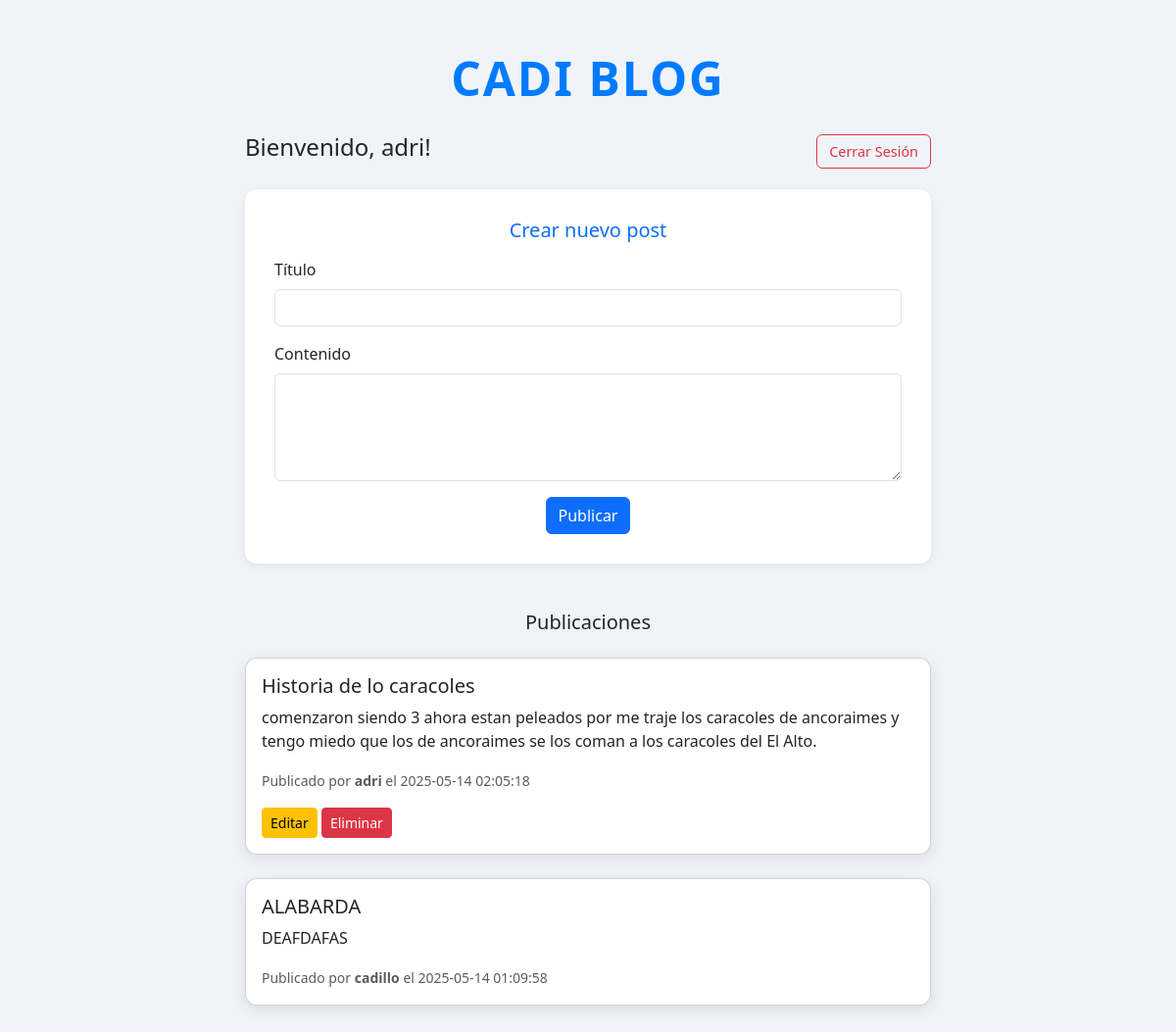
The app's page /dashboard (signed in) with its own data.
### tables this page shows
CREATE TABLE users (
            id INTEGER PRIMARY KEY AUTOINCREMENT,
            username TEXT UNIQUE NOT NULL,
            password_hash TEXT NOT NULL,
            created_at TEXT NOT NULL DEFAULT (datetime('now'))
        );

CREATE TABLE posts (
            id INTEGER PRIMARY KEY AUTOINCREMENT,
            title TEXT NOT NULL,
            content TEXT NOT NULL,
            user_id INTEGER NOT NULL,
            created_at TEXT NOT NULL DEFAULT (datetime('now')),
            FOREIGN KEY (user_id) REFERENCES users (id)
        );

### app.py (the view)
@app.route("/dashboard")
@login_required
def dashboard():
    conn = get_db_connection()
    posts = conn.execute("""
        SELECT posts.*, users.username AS author
        FROM posts
        JOIN users ON posts.user_id = users.id
        ORDER BY posts.created_at DESC
    """).fetchall()
    conn.close()
    return render_template(
        "dashboard.html",
        posts=posts,
        username=current_user.username,
        user_id=current_user.id,
    )

### app.py (called while the page is built)
def get_db_connection():
    conn = sqlite3.connect('blog.db')
    conn.row_factory = sqlite3.Row
    return conn

@login_manager.user_loader
def load_user(user_id):
    return User.get_by_id(user_id)

    @staticmethod
    def get_by_id(user_id):
        conn = get_db_connection()
        user = conn.execute('SELECT * FROM users WHERE id = ?', (user_id,)).fetchone()
        conn.close()
        if user:
            return User(user['id'], user['username'], user['password_hash'])
        return None

### templates/dashboard.html (shortened to what this page needs)
{% extends "base.html" %}
{% block content %}
<div class="container mt-3">
    <div class="blog-title">CADI BLOG</div>
    <div class="header">
        <h4 class="text-dark">Bienvenido, {{ current_user.username }}!</h4>
        <a href="{{ url_for('logout') }}" class="btn btn-outline-danger logout-btn">Cerrar Sesión</a>
    </div>
    <div class="create-form mb-5">
        <h5 class="mb-3 text-center text-primary">Crear nuevo post</h5>
        <form method="post" action="{{ url_for('create') }}">
            <div class="mb-3">
                <label for="title" class="form-label">Título</label>
                <input type="text" name="title" id="title" class="form-control" required>
            </div>
            <div class="mb-3">
                <label for="content" class="form-label">Contenido</label>
                <textarea name="content" id="content" rows="4" class="form-control" required></textarea>
            </div>
            <div class="text-center">
                <button type="submit" class="btn btn-primary">Publicar</button>
            </div>
        </form>
    </div>
    <div class="mb-4 text-center">
        <h5 class="mb-3">Publicaciones</h5>
    </div>
    {% for post in posts %}
        <div class="card post-card mb-4 bg-white">
            <div class="card-body">
                <h5 class="card-title">{{ post.title }}</h5>
                <p class="card-text">{{ post.content }}</p>
                <p class="card-text">
                    <small class="text-muted">
                        Publicado por <strong>{{ post.author }}</strong> el {{ post.created_at }}
                    </small>
                </p>
                {% if post.user_id == current_user.id %}
                    <a href="{{ url_for('edit', post_id=post.id) }}" class="btn btn-sm btn-warning">Editar</a>
                    <a href="{{ url_for('delete', post_id=post.id) }}" class="btn btn-sm btn-danger">Eliminar</a>
                {% endif %}
            </div>
        </div>
    {% else %}
        <p class="text-muted text-center">No hay publicaciones aún.</p>
    {% endfor %}
</div>
{% endblock %}

### templates/dashboard.html (style rules this page uses)
body { background: #f0f4f8; }
.blog-title { font-family: 'Segoe UI', Tahoma, Geneva, Verdana, sans-serif; font-size: 3rem; font-weight: bold; color: #007bff; text-align: center; margin-top: 20px; margin-bottom: 10px; letter-spacing: 2px; }
.post-card { max-width: 700px; margin: 0 auto; border-radius: 12px; box-shadow: 0 4px 15px rgba(0, 0, 0, 0.1); transition: transform 0.2s; }
.create-form { max-width: 700px; margin: 0 auto; background: #ffffff; padding: 30px; border-radius: 12px; box-shadow: 0 2px 10px rgba(0,0,0,0.08); }
.header { max-width: 700px; margin: 20px auto; display: flex; justify-content: space-between; align-items: center; }
.logout-btn { font-size: 0.9rem; }

### records on screen
users: username "adri"
posts: title "Historia de lo caracoles", content "comenzaron siendo 3 ahora estan peleados por me traje los caracoles de ancoraimes y tengo miedo que los de ancoraimes se los coman a los caracoles del El Alto.", author "adri", created_at "2025-05-14 02:05:18"
posts: title "ALABARDA", content "DEAFDAFAS", author "cadillo", created_at "2025-05-14 01:09:58"
